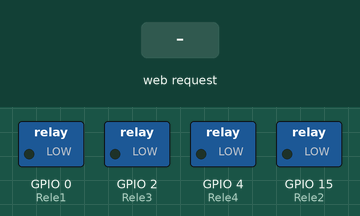
Bench run of a sketch on a simulated ESP32. Parts: switched loads named in the sketch (green lamp = pin HIGH). Inputs (shaded band) come from the test bench. WiFi joins after 1.5 s; servers stay silent unless stated; what the sketch prints to the serial monitor is not drawn.

Above: at 2.7 s.
2.8 s: HTTP request GET /T1 received
At 3.4 s:
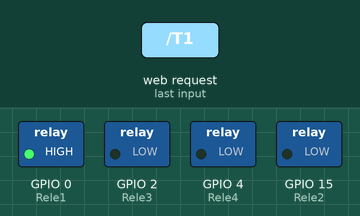
4.3 s: HTTP request GET /T2 received
At 4.6 s:
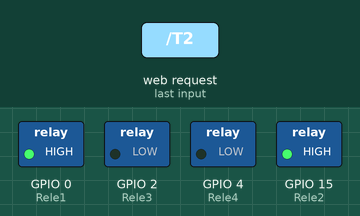
5.8 s: HTTP request GET /T3 received
At 6.9 s:
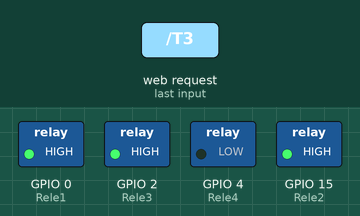
7.3 s: HTTP request GET /T4 received
At 8.0 s:
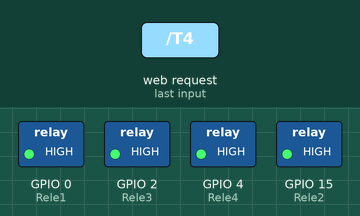
8.8 s: HTTP request GET /T1 received
At 9.1 s:
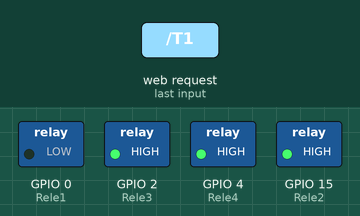
10.3 s: HTTP request GET /T2 received
At 11.5 s:
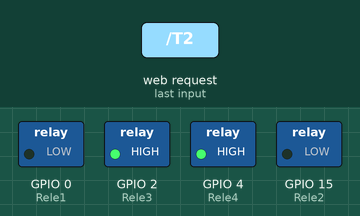
Timing chart, 0 to 12.8 s (numbered marks = the images above; inputs shaded):
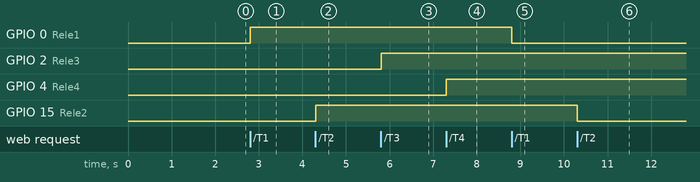

Measured:
- after the input at 2.8 s, GPIO 0 (Rele1): LOW → HIGH at once
- after the input at 4.3 s, GPIO 15 (Rele2): LOW → HIGH at once
- after the input at 5.8 s, GPIO 2 (Rele3): LOW → HIGH at once
- after the input at 7.3 s, GPIO 4 (Rele4): LOW → HIGH at once
- after the input at 8.8 s, GPIO 0 (Rele1): HIGH → LOW at once
- after the input at 10.3 s, GPIO 15 (Rele2): HIGH → LOW at once

The sketch:

Rodrigo.ino
```cpp
#include <WiFi.h>
#include <WiFiClient.h>
#include <WiFiAP.h>

#define Rele1 0
#define Rele2 15
#define Rele3 2
#define Rele4 4

bool Estado_Do_Rele1 = LOW;
bool Estado_Do_Rele2 = LOW;
bool Estado_Do_Rele3 = LOW;
bool Estado_Do_Rele4 = LOW;

const char* ssid = "Recanto Reencontro";//"nome-da-rede";
const char* password = "40224022";//"senha-da-rede";
int LED = 2;
WiFiServer server(80);

void setup() {
  Serial.begin(115200);
  pinMode(Rele1, OUTPUT);
  pinMode(Rele2, OUTPUT);
  pinMode(Rele3, OUTPUT);
  pinMode(Rele4, OUTPUT);

  Serial.println();
  Serial.print("Conectando-se a ");
  Serial.println(ssid);
  WiFi.begin(ssid, password);

  while (WiFi.status() != WL_CONNECTED) {
    delay(500);
    Serial.println(".");
  }

  Serial.println("");
  Serial.println("WiFi conectada.");
  Serial.println("Endereço de IP: ");
  Serial.println(WiFi.localIP());

  server.begin();
}

void loop() {
  WiFiClient client = server.available(); // verifica e armazena se tem clientes conectados na rede

  if (client) { // se você conseguir um cliente,
    Serial.println("Novo Cliente."); // imprime uma mensagem pela porta serial
    String currentLine = ""; // faz uma String para manter os dados recebidos do cliente
    while (client.connected()) { // loop enquanto o cliente está conectado
      if (client.available()) { // se houver bytes para ler do cliente,
        char c = client.read(); // leia um byte e depois
        Serial.write(c); // imprima o monitor serial
        if (c == '\n') { // se o byte for um caractere de nova linha


          /* se a linha atual estiver em branco, você terá dois caracteres de nova linha em uma linha.
            esse é o fim da solicitação HTTP do cliente, então envie uma resposta: */
          if (currentLine.length() == 0) {
            /* Os cabeçalhos HTTP sempre começam com um código de resposta (por exemplo, HTTP / 1.1 200 OK)
              e um tipo de conteúdo para que o cliente saiba o que está por vir e, em seguida, uma linha em branco: */
            client.println("HTTP/1.1 200 OK");
            client.println("Content-type:text/html");
            client.println();


            // configuração de estilo do site
            client.print("<style type=\"text/css\"> a{margin: 50px 50px; background: #47963e; color: #ffffff; text-align: center; text-decoration: none; padding: 1% 20% 1%; border-radius: 10px; font-size: 5.0em;}</style>");
            // o conteúdo do cabeçalho HTTP
            client.print("<meta http-equiv='Content-Type' content='text/html; charset=UTF-8' align='center'><h1><p align='center'> Teste de Automação Residencial </p></br></br> </h1>");

            client.print("<p align='center'><a href=\"/T1\">Garagem </a> </br></br></br> </p>");
            client.print("<p align='center'><a href=\"/T2\">Corredor </a> </br></br></br> </p>");
            client.print("<p align='center'><a href=\"/T3\">Quarto </a> </br></br></br> </p>");
            client.print("<p align='center'><a href=\"/T4\">Lavanderia </a> </br></br></br> </p>");

            // A resposta HTTP termina com outra linha em branco:
            client.println();
            // sair do loop while:
            break;
          } else { // se você tiver uma nova linha, então limpe a linha atual:
            currentLine = "";
          }
        } else if (c != '\r') { // se você tiver qualquer outra coisa além de um caractere de retorno de linha,
          currentLine += c; // adicioná-lo ao final da linha atual
        }

        // Verifica se o pedido do cliente foi para atualizar algum dos reles (GET /T)

        if (currentLine.endsWith("GET /T1")) {

          if (Estado_Do_Rele1 == LOW) {
            digitalWrite(Rele1, HIGH);
            Estado_Do_Rele1 = HIGH;
          } else {
            digitalWrite(Rele1, LOW);
            Estado_Do_Rele1 = LOW;
          }
        }
        if (currentLine.endsWith("GET /T2")) {

          if (Estado_Do_Rele2 == LOW) {
            digitalWrite(Rele2, HIGH);
            Estado_Do_Rele2 = HIGH;
          } else {
            digitalWrite(Rele2, LOW);
            Estado_Do_Rele2 = LOW;
          }
        }
        if (currentLine.endsWith("GET /T3")) {

          if (Estado_Do_Rele3 == LOW) {
            digitalWrite(Rele3, HIGH);
            Estado_Do_Rele3 = HIGH;
          } else {
            digitalWrite(Rele3, LOW);
            Estado_Do_Rele3 = LOW;
          }
        }
        if (currentLine.endsWith("GET /T4")) {

          if (Estado_Do_Rele4 == LOW) {
            digitalWrite(Rele4, HIGH);
            Estado_Do_Rele4 = HIGH;
          } else {
            digitalWrite(Rele4, LOW);
            Estado_Do_Rele4 = LOW;
          }
        }
      }
    }
  }
  // termina a conexão com o cliente
  client.stop();
  Serial.println("Cliente desconectado.");
}
```
